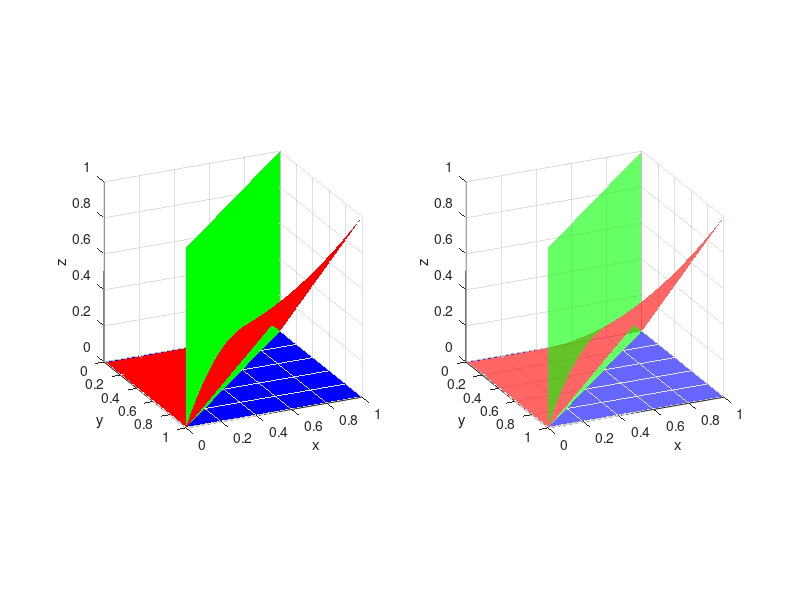

This chart was generated by the following MATLAB code:
% ????? z=xy, x+y-1=0, z=0 ????????
clear;clc;

min=0; % ???
max=1; % ???
res=0.001; % ???
alpha=0.6; % ?????
View=[-25 22]; % ??

% z=xy
[x1 y1]=meshgrid(min:res:max);
z1=x1.*y1;
subplot(1,2,1)
mesh(x1,y1,z1,'LineStyle','none','FaceAlpha',1,'FaceColor','r')
axis equal
xlabel('x')
ylabel('y')
zlabel('z')
set(gca,'yDir','reverse','View',View)
hold on
subplot(1,2,2)
mesh(x1,y1,z1,'LineStyle','none','FaceAlpha',alpha,'FaceColor','r')
axis equal
xlabel('x')
ylabel('y')
zlabel('z')
set(gca,'yDir','reverse','View',View)
hold on

% x+y-1=0
[x2 z2]=meshgrid(min:res:max);
y2=1-x2;
subplot(1,2,1)
mesh(x2,y2,z2,'LineStyle','none','FaceAlpha',1,'FaceColor','g')
subplot(1,2,2)
mesh(x2,y2,z2,'LineStyle','none','FaceAlpha',alpha,'FaceColor','g')

% z=0
[x3 y3]=meshgrid(min:res:max);
z3=zeros((max-min)/res+1);
subplot(1,2,1)
mesh(x3,y3,z3,'LineStyle','none','FaceAlpha',1,'FaceColor','b')
hold off
subplot(1,2,2)
mesh(x3,y3,z3,'LineStyle','none','FaceAlpha',alpha,'FaceColor','b')
hold off